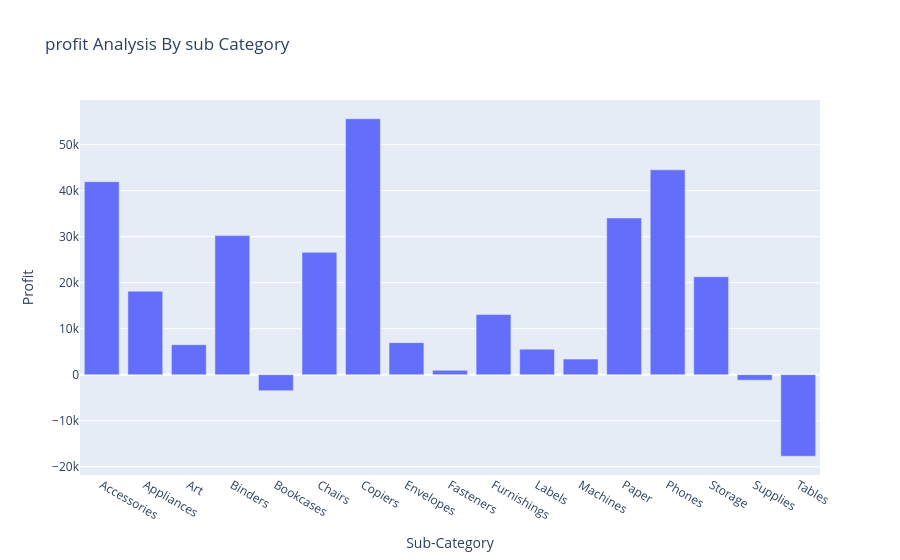

Notebook code for this chart:
### Code cell
fig=px.bar(Profit_by_sub_category,
           x='Sub-Category',
           y='Profit',
           title="profit Analysis By sub Category")
fig.show()

### Figure 1 — Plotly figure (JSON) as saved in the notebook; plotly's stock layout.template omitted (floating-point values rounded to 4 significant figures)
{"data": [{"alignmentgroup": "True", "hovertemplate": "Sub-Category=%{x}<br>Profit=%{y}<extra></extra>", "legendgroup": "", "marker": {"color": "#636efa", "pattern": {"shape": ""}}, "name": "", "offsetgroup": "", "orientation": "v", "showlegend": false, "textposition": "auto", "type": "bar", "x": ["Accessories", "Appliances", "Art", "Binders", "Bookcases", "Chairs", "Copiers", "Envelopes", "Fasteners", "Furnishings", "Labels", "Machines", "Paper", "Phones", "Storage", "Supplies", "Tables"], "xaxis": "x", "y": [41940.0, 18140.0, 6528.0, 30220.0, -3473.0, 26590.0, 55620.0, 6964.0, 949.5, 13060.0, 5546.0, 3385.0, 34050.0, 44520.0, 21280.0, -1189.0, -17730.0], "yaxis": "y"}], "layout": {"barmode": "relative", "legend": {"tracegroupgap": 0}, "title": {"text": "profit Analysis By sub Category"}, "xaxis": {"anchor": "y", "domain": [0, 1], "title": {"text": "Sub-Category"}}, "yaxis": {"anchor": "x", "domain": [0, 1], "title": {"text": "Profit"}}}}
